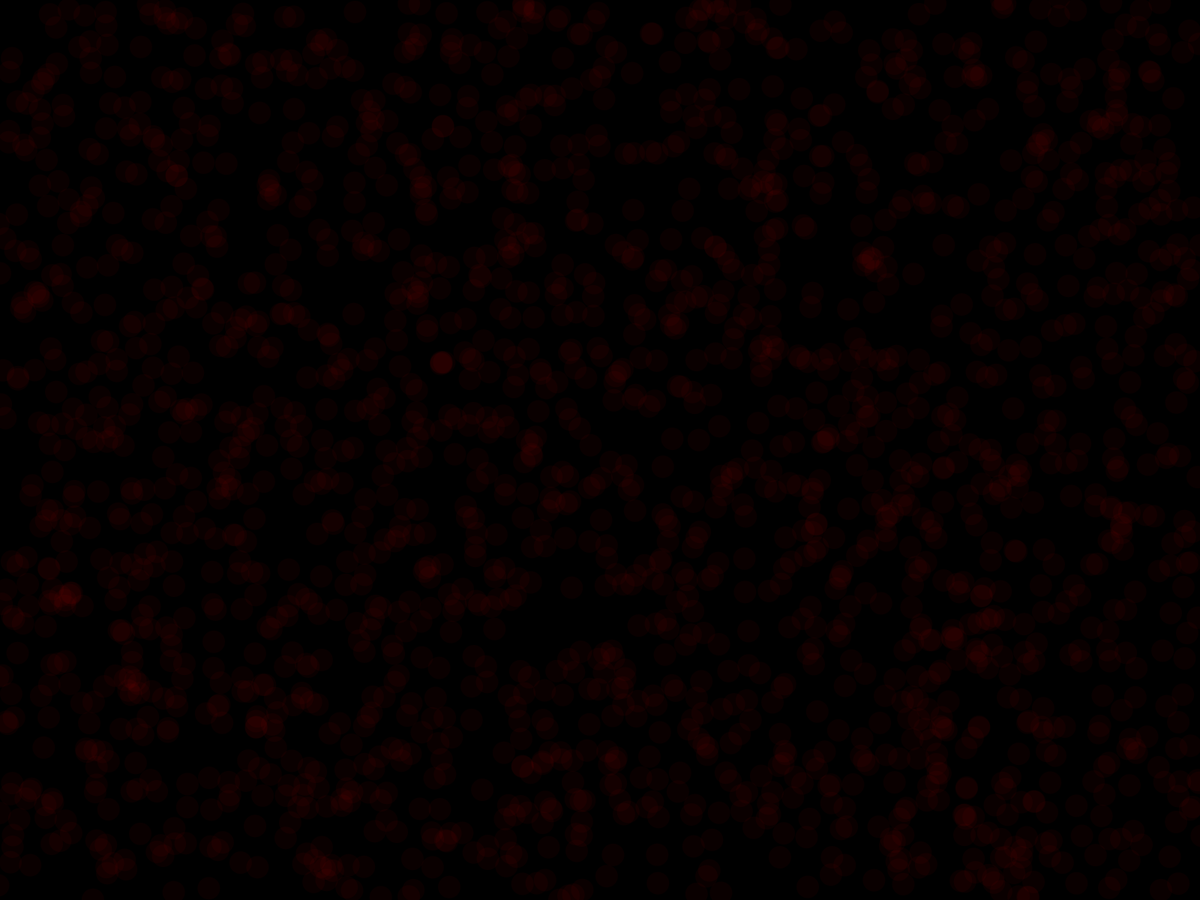
Frame 1 (no input)
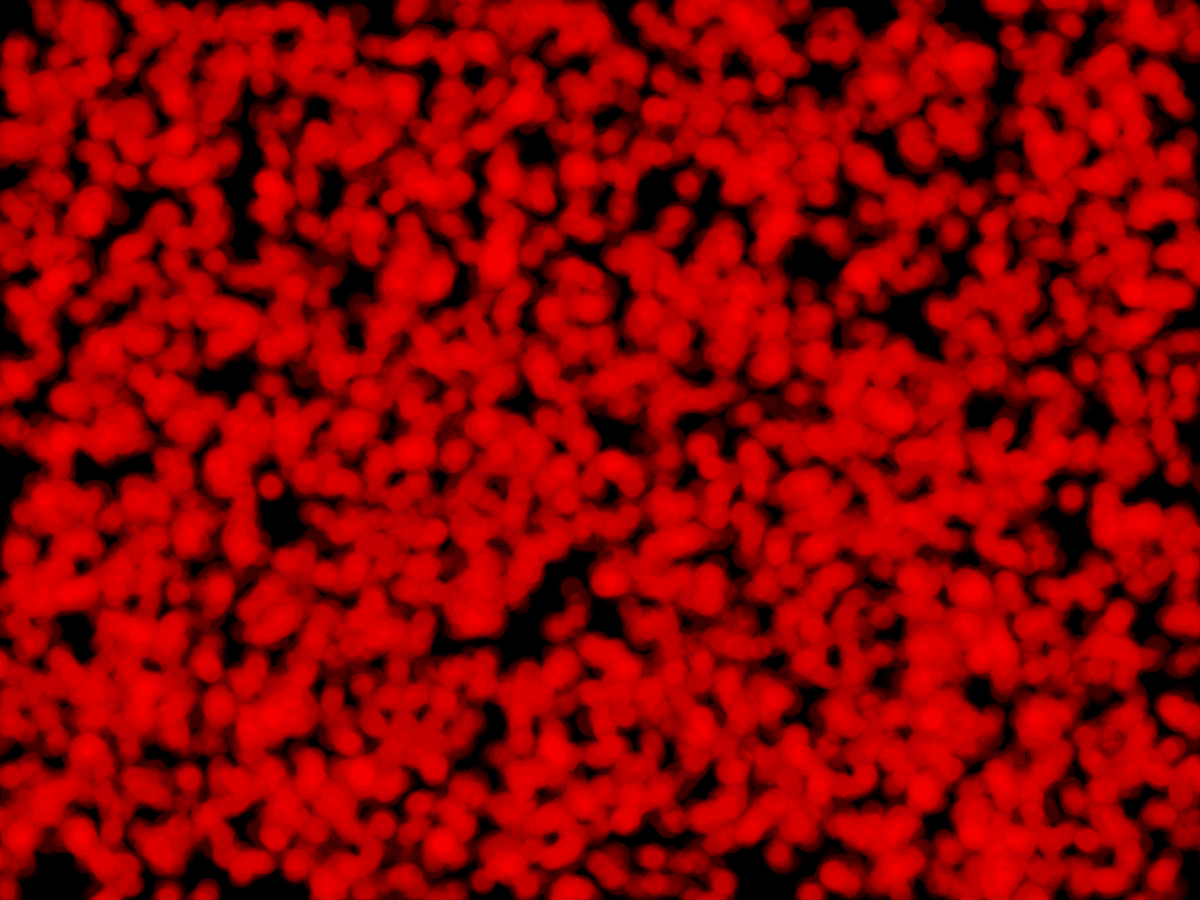
Frame 60 (the mouse pressed at the canvas centre just before this capture)
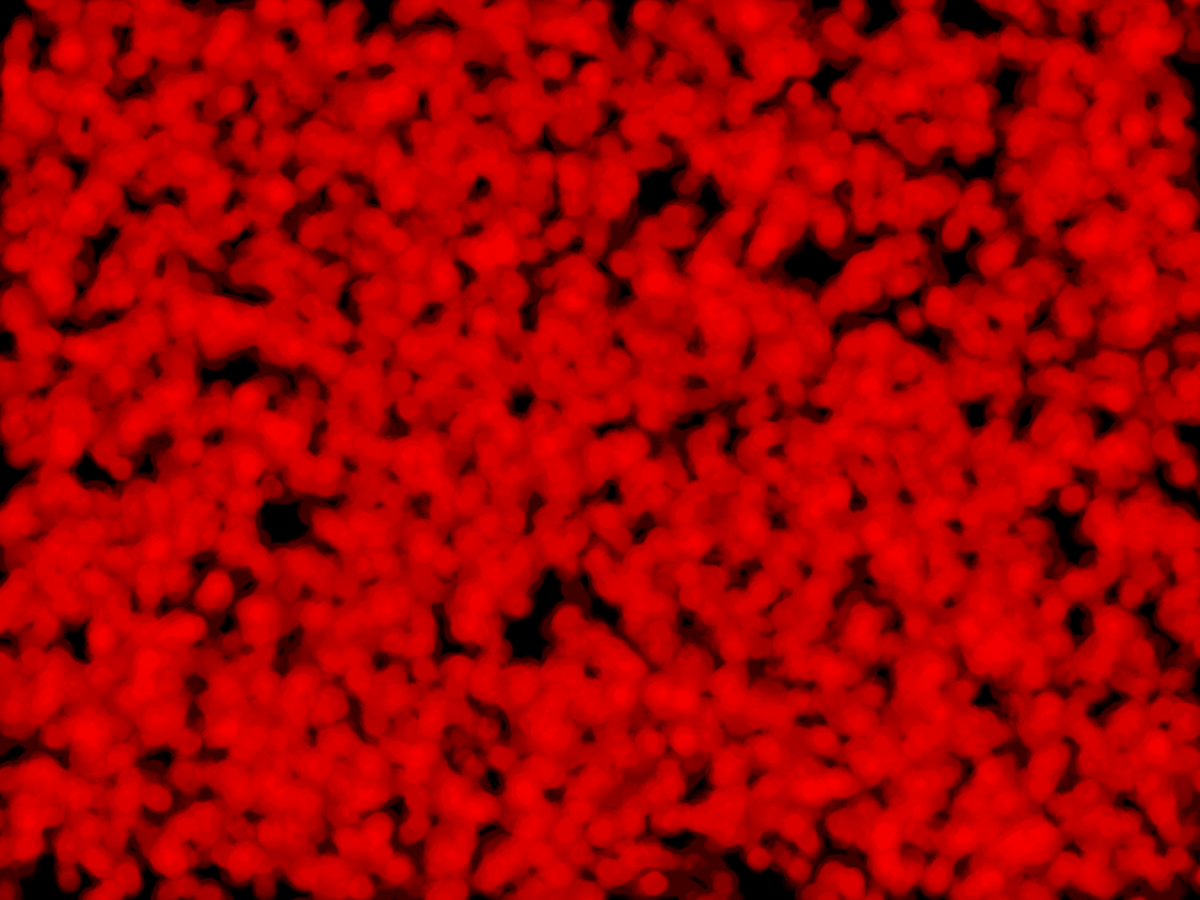
Frame 120 (the mouse held since frame 60 and released just before this capture)

The Processing sketch that drew these frames (run headless with seeded random() and noise(); from frame 60 on, the mouse is pressed at the canvas centre):

// Processing sketch: sketch_171210a
// ── sketch_171210a.pde
  int num = 2000;
  float[] x = new float[num];  
  float[] y = new float[num];  
  
void setup(){
  fullScreen();
//  size(400,400);
  noStroke(); 
  frameRate(60);
  background(0);
  //Pimage img = createImage(width,height,ARGB)
  //colorMode(HSB);
  //fill(255,0,0);
  //ellipse(100,100,100,100);
  for(int i=0;i < num;i++){
      x[i] = random(-width/2,width/2);
      y[i] = random(-height/2,height/2);
  }
}

void draw(){
  fill(0,2);
  rect(0, 0, width, height);

  translate(width/2,height/2);
  fill(255,0,0,10);
  for(int i=0;i < num;i++){
    x[i] = x[i] + random(-5,5);y[i] = y[i] + random(-5,5);
      ellipse(x[i],y[i],30,30);
  }
  
}
